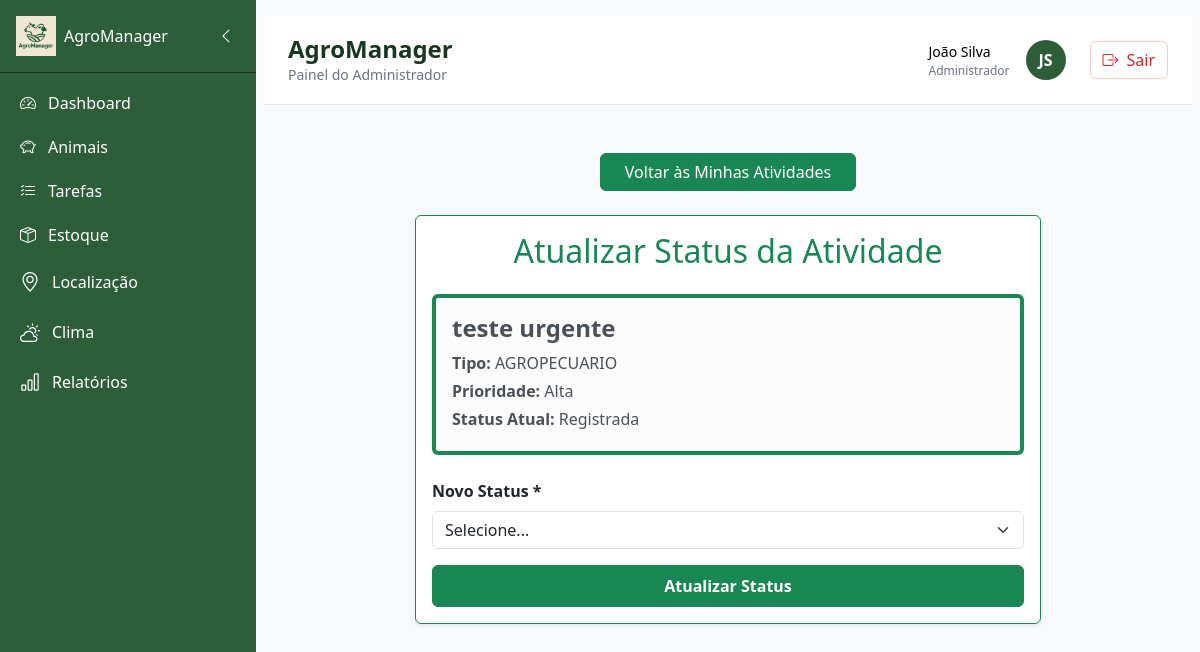
The app's page /atividades/atualizar-status/3/João G/, older data.
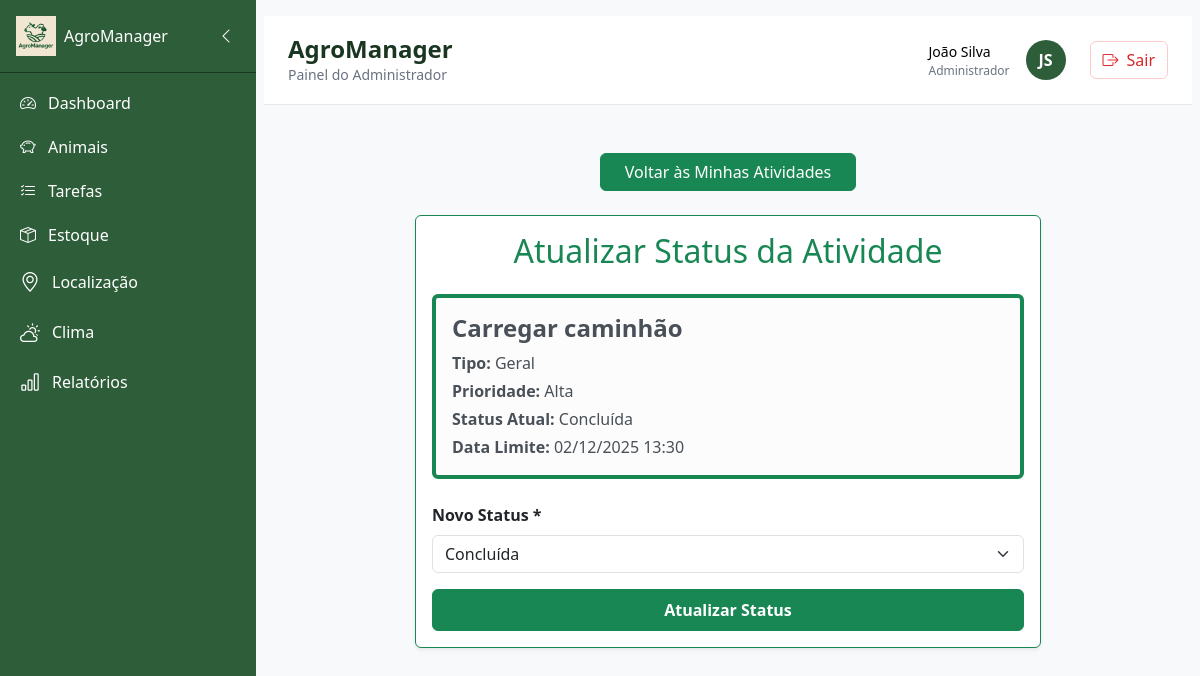
The same page, newer data.
### apps/atividades/models.py (models this page shows, shortened)
class Atividade(models.Model):
    PRIORIDADE_CHOICES = [
        ('ALTA', 'Alta'),
        ('MEDIA', 'Média'),
        ('BAIXA', 'Baixa'),
    ]
    STATUS_CHOICES = [
        ('registrada', 'Registrada'),
        ('atribuida', 'Atribuída'),
        ('em_andamento', 'Em Andamento'),
        ('concluida', 'Concluída'),
        ('cancelada', 'Cancelada'),
        ('pendente', 'Pendente'),
        ('com_problemas', 'Com Problemas'),
    ]
    TIPO_ATIVIDADE_CHOICES = [
        ('AGRICOLA', 'Agrícola'),
        ('AGROPECUARIA', 'Agropecuária'),
        ('GERAL', 'Geral'),
    ]
    id_atividade = models.AutoField(primary_key=True)
    titulo = models.CharField(max_length=100)
    descricao = models.TextField(max_length=500, blank=True, null=True)
    tipo_atividade = models.CharField(max_length=12, choices=TIPO_ATIVIDADE_CHOICES, default='GERAL')
    prioridade = models.CharField(max_length=5, choices=PRIORIDADE_CHOICES, default='MEDIA')
    status = models.CharField(max_length=15, choices=STATUS_CHOICES, default='registrada')
    id_trabalhador = models.ForeignKey(User, on_delete=models.SET_NULL, blank=True, null=True, related_name='atividades')
    nome_trabalhador = models.CharField(max_length=100, blank=True, null=True)
    data_criacao = models.DateTimeField(auto_now_add=True)
    data_modificacao = models.DateTimeField(auto_now=True)
    data_exclusao = models.DateTimeField(blank=True, null=True)
    data_limite = models.DateTimeField(blank=True, null=True)
    descricao_problema = models.TextField(max_length=500, blank=True, null=True)
    usuario_responsavel = models.CharField(max_length=20, default='sistema')
    objects = AtividadeManager()
    def pode_ser_editada_por(self, nome_trabalhador):
        return self.nome_trabalhador == nome_trabalhador and not self.data_exclusao
    class Meta:
        db_table = 'atividades'

### apps/atividades/views.py (the view, shortened to what this page needs)
# urls.py: path('atualizar-status/<int:id_atividade>/<str:nome_trabalhador>/', views.atualizar_status_atividade, name='atualizar_status'),
def atualizar_status_atividade(request, id_atividade, nome_trabalhador):
    print(f"DEBUG: Acessando atualizar_status para {nome_trabalhador}, atividade {id_atividade}")
    atividade = get_object_or_404(Atividade, id_atividade=id_atividade)
    print(f"DEBUG: Atividade encontrada - {atividade.titulo}")
    if not atividade.pode_ser_editada_por(nome_trabalhador):
        messages.error(request, 'Você não tem permissão para editar esta atividade.')
        return redirect('area_trabalhador')
    return render(request, 'funcionario_atualizar_status.html', {
        'atividade': atividade,
        'nome_trabalhador': nome_trabalhador
    })

### templates/funcionario_atualizar_status.html (shortened to what this page needs)
{% extends "base.html" %}
{% block content %}
<div class="container my-5" style="max-width: 650px;">
    <div class="mb-4 text-center">
        <a href="{% url 'area_trabalhador' %}" class="btn btn-success px-4">
            Voltar às Minhas Atividades
        </a>
    </div>
    <div class="card shadow-sm border-success">
        <div class="card-body">
            <h2 class="text-center mb-4 text-success">
                Atualizar Status da Atividade
            </h2>
            <div class="alert alert-light border-start border-4 border-success mb-4">
                <h4 class="fw-bold mb-2">{{ atividade.titulo }}</h4>
                <p class="mb-1"><strong>Tipo:</strong> {{ atividade.get_tipo_atividade_display }}</p>
                <p class="mb-1"><strong>Prioridade:</strong> {{ atividade.get_prioridade_display }}</p>
                <p class="mb-1"><strong>Status Atual:</strong> {{ atividade.get_status_display }}</p>
                {% if atividade.data_limite %}
                <p class="mb-0">
                    <strong>Data Limite:</strong>
                    {{ atividade.data_limite|date:"d/m/Y H:i" }}
                </p>
                {% endif %}
            </div>
            <form method="POST">
                <div class="mb-3">
                    <label for="status" class="form-label fw-bold">Novo Status *</label>
                    <select id="status" name="status" class="form-select" required onchange="toggleProblema()">
                        <option value="">Selecione...</option>
                        <option value="concluida"
                            {% if atividade.status == 'concluida' %}selected{% endif %}>
                            Concluída
                        </option>
                    </select>
                </div>
                <button type="submit" class="btn btn-success w-100 py-2 fw-bold">
                    Atualizar Status
                </button>
            </form>
        </div>
    </div>
</div>
{% endblock %}

Row changes from the older to the newer data that the page shows:
changed Atividade "Alta": titulo "teste urgente" → "Carregar caminhão"; tipo_atividade "AGROPECUARIO" → "Geral"; status "Registrada" → "Concluída"; data_limite (not shown) → "02/12/2025 13:30"; status (not shown) → "Concluída"
Text that changed along with them:
form field status: "Selecione..." → (not shown)
text now shown: "Data Limite:"
